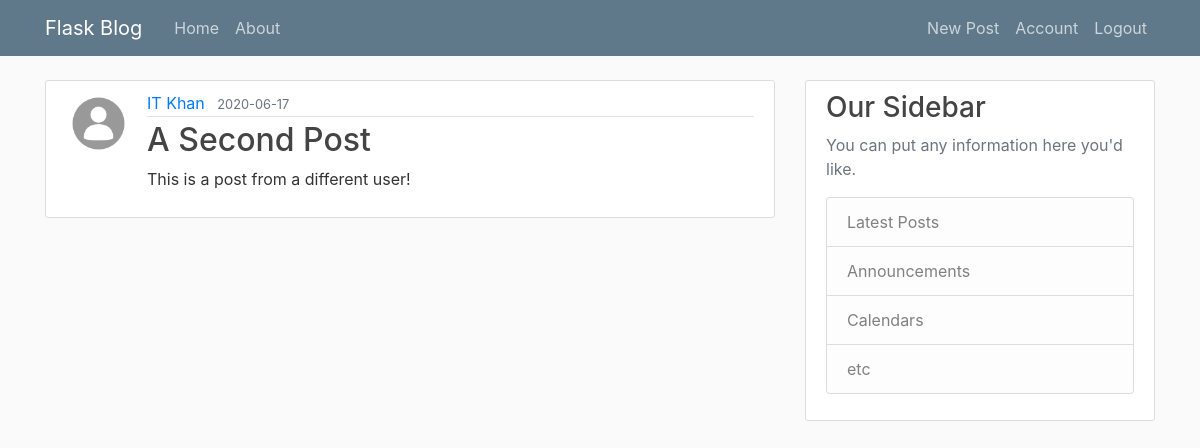
/posts/2 (signed in), run on the app's committed database.
### flaskblog/models.py (models this page shows, shortened)
class User(db.Model, UserMixin):
	id = db.Column(db.Integer, primary_key=True)
	username = db.Column(db.String(20), unique=True, nullable=False)
	email = db.Column(db.String(120), unique=True, nullable=False)
	image_file = db.Column(db.String(120), nullable=False, default='default.jpg')
	password = db.Column(db.String(60), nullable=False)
	posts = db.relationship('Post', backref='author', lazy=True)

class Post(db.Model):
	id = db.Column(db.Integer, primary_key=True)
	title = db.Column(db.String(100), nullable=False)
	date_posted = db.Column(db.DateTime, nullable=False, default=datetime.utcnow)
	content = db.Column(db.Text, nullable=False)
	user_id = db.Column(db.Integer, db.ForeignKey('user.id'), nullable=False)

### flaskblog/routes.py (the view)
@app.route('/posts/<int:post_id>', methods=['GET'])
@login_required
def post(post_id):
	post = Post.query.get_or_404(post_id)
	return render_template('post.html', title='Post', post=post)

### flaskblog/models.py (called while the page is built)
@login_manager.user_loader
def load_user(user_id):
	return User.query.get(int(user_id))

### flaskblog/templates/post.html (shortened to what this page needs)
{% extends 'layout.html' %}
{% block content %}
	<article class="media content-section">
	  <img class='rounded-circle article-img' src="{{ url_for('static', filename='profile_pics/'+post.author.image_file) }}">
	  <div class="media-body">
	    <div class="article-metadata">
	      <a class="mr-2" href="#">{{ post.author.username }}</a>
	      <small class="text-muted">{{ post.date_posted.strftime('%Y-%m-%d') }}</small>
	    </div>
	    <h2 class="article-title">{{ post.title }}</h2>
	    <p class="article-content">{{ post.content }}</p>
	  </div>
	</article>
{% endblock content %}

### flaskblog/static/main.css (style rules this page uses)
body { background: #fafafa; color: #333333; margin-top: 5rem; }
h1, h2, h3, h4, h5, h6 { color: #444444; }
.content-section { background: #ffffff; padding: 10px 20px; border: 1px solid #dddddd; border-radius: 3px; margin-bottom: 20px; }
.article-title { color: #444444; }
.article-content { white-space: pre-line; }
.article-img { height: 65px; width: 65px; margin-right: 16px; }
.article-metadata { padding-bottom: 1px; margin-bottom: 4px; border-bottom: 1px solid #e3e3e3 }

### data on the page
User: image_file (placeholder picture), author.username "IT Khan"
Post: date_posted "2020-06-17", title "A Second Post", content "This is a post from a different user!"
